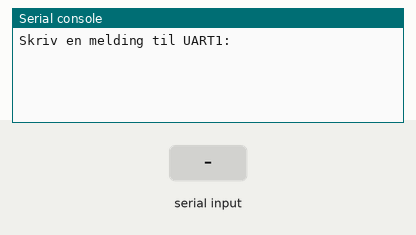
This program was run on a simulated MicroPython board. On the bench: the last lines printed to the serial console. The test bench sets the inputs (shaded band).

Above: at 1.2 s.
1.3 s: "1" typed at the serial console, then Enter
At 2.4 s:
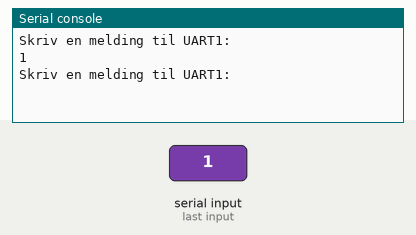
2.8 s: "0" typed at the serial console, then Enter
At 3.6 s:
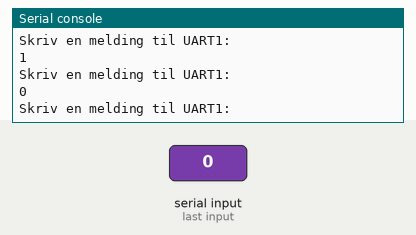

Measured:
- after the input at 1.3 s, the serial console: prints a new line at once (image 1)
- after the input at 2.8 s, the serial console: prints a new line at once (image 2)

The program:

main.py
```python
from machine import UART, Pin
import time

uart0 = UART(0, baudrate=9600, tx=Pin(0), rx=Pin(1), timeout=10)
uart1 = UART(1, baudrate=9600, tx=Pin(8), rx=Pin(9), timeout=10)

while True:
    input_data = input("Skriv en melding til UART1: ")
    uart1.write(input_data + '\n')

    time.sleep(0.1)

    if uart0.any() > 0:
        received_data = uart0.read().decode('utf-8').strip()
        print("Mottatt fra UART0:", received_data)
```
